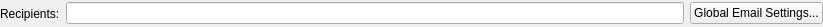
<?xml version="1.0" encoding="UTF-8"?>
<ui version="4.0">
 <class>QnSendmailBusinessActionWidget</class>
 <widget class="QWidget" name="QnSendmailBusinessActionWidget">
  <property name="geometry">
   <rect>
    <x>0</x>
    <y>0</y>
    <width>823</width>
    <height>27</height>
   </rect>
  </property>
  <property name="windowTitle">
   <string>Form</string>
  </property>
  <layout class="QHBoxLayout" name="horizontalLayout" stretch="0,1,0">
   <property name="margin">
    <number>0</number>
   </property>
   <item>
    <widget class="QLabel" name="label">
     <property name="text">
      <string>Recipients:</string>
     </property>
    </widget>
   </item>
   <item>
    <widget class="QLineEdit" name="emailLineEdit"/>
   </item>
   <item>
    <widget class="QPushButton" name="settingsButton">
     <property name="text">
      <string>Global Email Settings...</string>
     </property>
    </widget>
   </item>
  </layout>
 </widget>
 <resources/>
 <connections/>
</ui>
